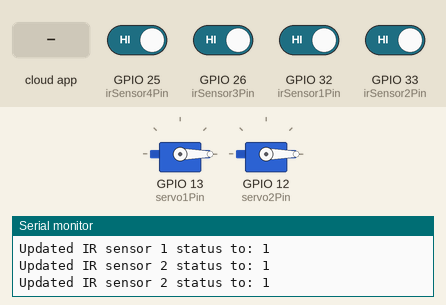
This sketch was run on a simulated ESP32. Parts: 2 × servo, the last lines printed to the serial monitor. The inputs (shaded band) are chosen by the test bench; at power-on: GPIO 25 (irSensor4Pin), GPIO 26 (irSensor3Pin), GPIO 32 (irSensor1Pin), GPIO 33 (irSensor2Pin) HIGH. WiFi joins after 1.5 s; servers stay silent unless stated; the Firebase database answers and starts empty.

Above: at 3.2 s.
3.3 s: the phone or cloud app sets servoControl to 1
At 6.0 s:
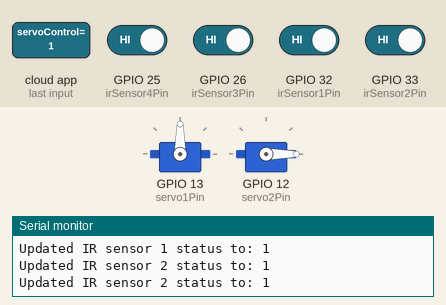
6.4 s: the phone or cloud app sets servoControl1 to 1
At 8.3 s:
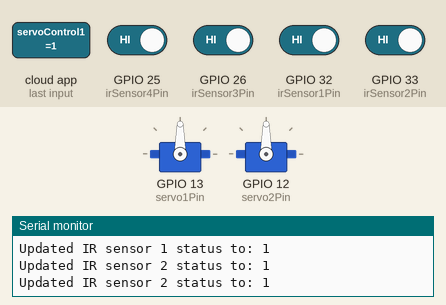
9.3 s: the phone or cloud app sets servoControl to 0
At 11.5 s:
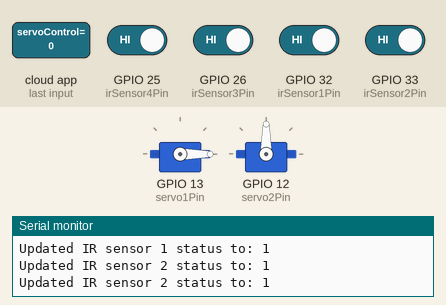
11.9 s: GPIO 26 (irSensor3Pin) driven LOW
At 18.0 s:
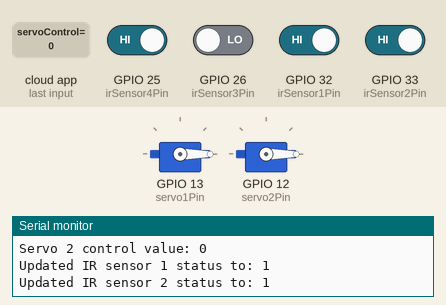
18.8 s: GPIO 26 (irSensor3Pin) driven HIGH
At 19.9 s:
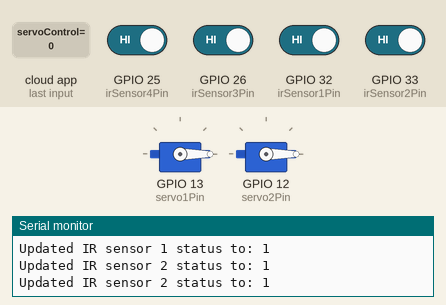
Timing chart, 0 to 21.6 s (numbered marks = the images above; inputs shaded):
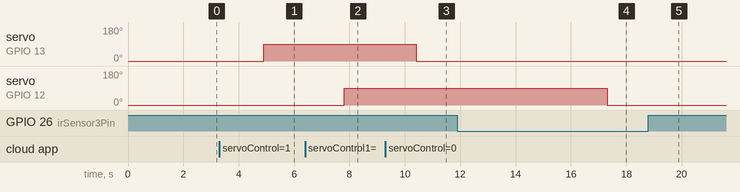

The sketch:

EmbeddedCode.ino
```cpp
#include <WiFi.h>
#include <FirebaseESP32.h>
#include <ESP32Servo.h>
#define WIFI_SSID "realme X7 5G"
#define WIFI_PASSWORD "arpan123##"

#define API_KEY "apikey"
#define DATABASE_URL "databaseurl"

FirebaseData firebaseData;
FirebaseAuth firebaseAuth;
FirebaseConfig firebaseConfig;
Servo servo1;
Servo servo2;
int servo1Pin = 13;
int servo2Pin = 12;
String databasePath1 = "/servoControl";
String databasePath2 = "/servoControl1";
int irSensor1Pin = 32;
int irSensor2Pin = 33;
int irSensor3Pin = 26;
int irSensor4Pin = 25;
String irSensor1Path = "/irsensor1";
String irSensor2Path = "/irsensor2";
String irSensor3Path = "/irsensor3";
String irSensor4Path = "/irsensor4";
void setup() {
  Serial.begin(115200);
  Serial.print("Connecting to Wi-Fi");
  WiFi.begin(WIFI_SSID, WIFI_PASSWORD);
  while (WiFi.status() != WL_CONNECTED) {
    delay(1000);
    Serial.print(".");
  }
  Serial.println("\nConnected to Wi-Fi");
  firebaseConfig.api_key = API_KEY;
  firebaseConfig.database_url = DATABASE_URL;
  if (Firebase.signUp(&firebaseConfig, &firebaseAuth, "", "")) {
    Serial.println("Signed up successfully");
  } else {
    Serial.println("Failed to sign up");
    Serial.println(firebaseData.errorReason());
    while (true);
  }
  Firebase.begin(&firebaseConfig, &firebaseAuth);
  Firebase.reconnectWiFi(true);

  if (Firebase.ready()) {
    Serial.println("Firebase connected successfully.");
  } else {
    Serial.println("Firebase initialization failed.");
    Serial.println("Firebase error: " + firebaseData.errorReason());
    while (true);
  }
  servo1.attach(servo1Pin);
  servo2.attach(servo2Pin);
  servo1.write(0);
  servo2.write(0);

  pinMode(irSensor1Pin, INPUT);
  pinMode(irSensor2Pin, INPUT);
  pinMode(irSensor3Pin, INPUT);
  pinMode(irSensor4Pin, INPUT);
}
void loop() {
  if (Firebase.getInt(firebaseData, databasePath1)) {
    int servoControl1 = firebaseData.intData();
    Serial.println("Servo 1 control value: " + String(servoControl1));
    if (servoControl1 == 0) {
      servo1.write(0);
    } else if (servoControl1 == 1) {
      servo1.write(90);
    }
  } else {
    Serial.println("Failed to get value for Servo 1 from Firebase: " + firebaseData.errorReason());
  }
  if(digitalRead(irSensor3Pin)==0)
  {
    Firebase.setInt(firebaseData,databasePath2,1);
    servo2.write(90);
    delay(4000);
    servo2.write(0);
    Firebase.setInt(firebaseData,databasePath2,0);
  }
  if (Firebase.getInt(firebaseData, databasePath2)) {
    int servoControl2 = firebaseData.intData();
    Serial.println("Servo 2 control value: " + String(servoControl2));
    if (servoControl2 == 0) {
      servo2.write(0);
    } else if (servoControl2 == 1) {
      servo2.write(90);
    }
  } else {
    Serial.println("Failed to get value for Servo 2 from Firebase: " + firebaseData.errorReason());
  }
  int irSensor1Status = digitalRead(irSensor1Pin);
  int irSensor2Status = digitalRead(irSensor2Pin);
  int irSensor3Status = digitalRead(irSensor3Pin);
  int irSensor4Status = digitalRead(irSensor4Pin);
  if (Firebase.setInt(firebaseData, irSensor1Path, irSensor1Status)) {
    Serial.println("Updated IR sensor 1 status to: " + String(irSensor1Status));
  } else {
    Serial.println("Failed to update IR sensor 1: " + firebaseData.errorReason());
  }
  if (Firebase.setInt(firebaseData, irSensor2Path, irSensor2Status)) {
    Serial.println("Updated IR sensor 2 status to: " + String(irSensor2Status));
  } else {
    Serial.println("Failed to update IR sensor 2: " + firebaseData.errorReason());
  }
  if (Firebase.setInt(firebaseData, irSensor2Path, irSensor4Status)) {
    Serial.println("Updated IR sensor 2 status to: " + String(irSensor4Status));
  } else {
    Serial.println("Failed to update IR sensor 2: " + firebaseData.errorReason());
  }
delay(2000);
}
```

Measured:
- after the input at 3.3 s, servo on GPIO 13 (servo1Pin): 0° → 90° after 1.6 s
- after the input at 6.4 s, servo on GPIO 12 (servo2Pin): 0° → 90° after 1.4 s
- after the input at 9.3 s, servo on GPIO 13 (servo1Pin): 90° → 0° after 1.1 s
- after the input at 11.9 s, servo on GPIO 12 (servo2Pin): 90° → 0° after 5.4 s
- after the input at 18.8 s, servo on GPIO 12 (servo2Pin): stays 0° (without the input it goes to 90° after 1.6 s)
